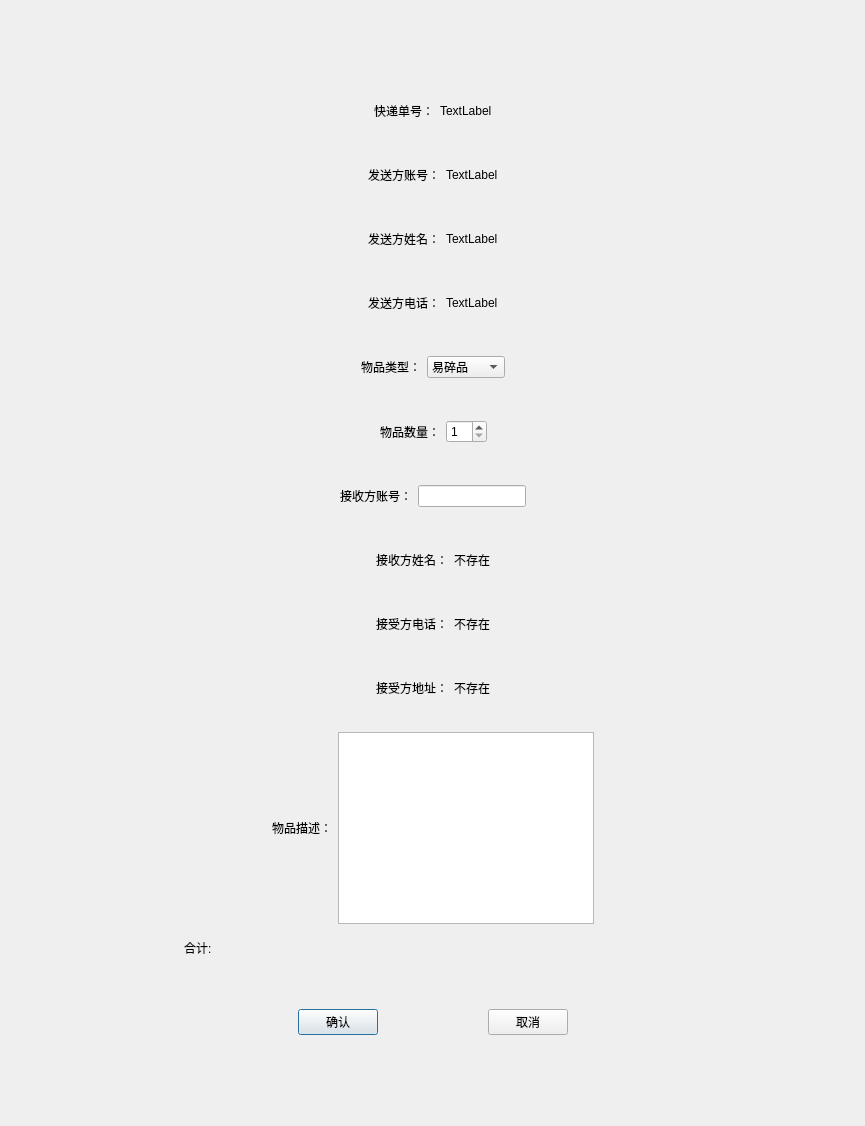
<?xml version="1.0" encoding="UTF-8"?>
<ui version="4.0">
 <class>SendPackageWindow</class>
 <widget class="QDialog" name="SendPackageWindow">
  <property name="geometry">
   <rect>
    <x>0</x>
    <y>0</y>
    <width>865</width>
    <height>1126</height>
   </rect>
  </property>
  <property name="windowTitle">
   <string>Dialog</string>
  </property>
  <layout class="QGridLayout" name="gridLayout_3">
   <item row="0" column="2">
    <spacer name="horizontalSpacer_17">
     <property name="orientation">
      <enum>Qt::Horizontal</enum>
     </property>
     <property name="sizeHint" stdset="0">
      <size>
       <width>85</width>
       <height>20</height>
      </size>
     </property>
    </spacer>
   </item>
   <item row="0" column="1">
    <widget class="QWidget" name="widget_7" native="true">
     <layout class="QVBoxLayout" name="verticalLayout_2">
      <item>
       <spacer name="verticalSpacer_4">
        <property name="orientation">
         <enum>Qt::Vertical</enum>
        </property>
        <property name="sizeHint" stdset="0">
         <size>
          <width>20</width>
          <height>40</height>
         </size>
        </property>
       </spacer>
      </item>
      <item>
       <widget class="QWidget" name="widget_3" native="true">
        <layout class="QVBoxLayout" name="verticalLayout">
         <item>
          <widget class="QWidget" name="widget_18" native="true">
           <layout class="QHBoxLayout" name="horizontalLayout_15">
            <item>
             <spacer name="horizontalSpacer_16">
              <property name="orientation">
               <enum>Qt::Horizontal</enum>
              </property>
              <property name="sizeHint" stdset="0">
               <size>
                <width>75</width>
                <height>40</height>
               </size>
              </property>
             </spacer>
            </item>
            <item>
             <widget class="QWidget" name="widget_19" native="true">
              <layout class="QHBoxLayout" name="horizontalLayout_16">
               <item>
                <widget class="QLabel" name="label_13">
                 <property name="sizePolicy">
                  <sizepolicy hsizetype="Fixed" vsizetype="Preferred">
                   <horstretch>0</horstretch>
                   <verstretch>0</verstretch>
                  </sizepolicy>
                 </property>
                 <property name="text">
                  <string>快递单号：</string>
                 </property>
                </widget>
               </item>
               <item>
                <widget class="QLabel" name="Index_label">
                 <property name="text">
                  <string>TextLabel</string>
                 </property>
                </widget>
               </item>
              </layout>
             </widget>
            </item>
            <item>
             <spacer name="horizontalSpacer_18">
              <property name="orientation">
               <enum>Qt::Horizontal</enum>
              </property>
              <property name="sizeHint" stdset="0">
               <size>
                <width>74</width>
                <height>40</height>
               </size>
              </property>
             </spacer>
            </item>
           </layout>
          </widget>
         </item>
         <item>
          <widget class="QWidget" name="widget_20" native="true">
           <layout class="QHBoxLayout" name="horizontalLayout_17">
            <item>
             <spacer name="horizontalSpacer_19">
              <property name="orientation">
               <enum>Qt::Horizontal</enum>
              </property>
              <property name="sizeHint" stdset="0">
               <size>
                <width>40</width>
                <height>40</height>
               </size>
              </property>
             </spacer>
            </item>
            <item>
             <widget class="QWidget" name="widget_21" native="true">
              <layout class="QHBoxLayout" name="horizontalLayout">
               <item>
                <widget class="QLabel" name="label_14">
                 <property name="sizePolicy">
                  <sizepolicy hsizetype="Fixed" vsizetype="Preferred">
                   <horstretch>0</horstretch>
                   <verstretch>0</verstretch>
                  </sizepolicy>
                 </property>
                 <property name="text">
                  <string>发送方账号：</string>
                 </property>
                </widget>
               </item>
               <item>
                <widget class="QLabel" name="SenderUsername_Label">
                 <property name="text">
                  <string>TextLabel</string>
                 </property>
                </widget>
               </item>
              </layout>
             </widget>
            </item>
            <item>
             <spacer name="horizontalSpacer_20">
              <property name="orientation">
               <enum>Qt::Horizontal</enum>
              </property>
              <property name="sizeHint" stdset="0">
               <size>
                <width>40</width>
                <height>40</height>
               </size>
              </property>
             </spacer>
            </item>
           </layout>
          </widget>
         </item>
         <item>
          <widget class="QWidget" name="widget_22" native="true">
           <layout class="QHBoxLayout" name="horizontalLayout_2">
            <item>
             <spacer name="horizontalSpacer_21">
              <property name="orientation">
               <enum>Qt::Horizontal</enum>
              </property>
              <property name="sizeHint" stdset="0">
               <size>
                <width>40</width>
                <height>40</height>
               </size>
              </property>
             </spacer>
            </item>
            <item>
             <widget class="QLabel" name="label_15">
              <property name="sizePolicy">
               <sizepolicy hsizetype="Fixed" vsizetype="Preferred">
                <horstretch>0</horstretch>
                <verstretch>0</verstretch>
               </sizepolicy>
              </property>
              <property name="text">
               <string>发送方姓名：</string>
              </property>
             </widget>
            </item>
            <item>
             <widget class="QLabel" name="SenderName_Label">
              <property name="text">
               <string>TextLabel</string>
              </property>
             </widget>
            </item>
            <item>
             <spacer name="horizontalSpacer_22">
              <property name="orientation">
               <enum>Qt::Horizontal</enum>
              </property>
              <property name="sizeHint" stdset="0">
               <size>
                <width>40</width>
                <height>40</height>
               </size>
              </property>
             </spacer>
            </item>
           </layout>
          </widget>
         </item>
         <item>
          <widget class="QWidget" name="widget_29" native="true">
           <layout class="QHBoxLayout" name="horizontalLayout_20">
            <item>
             <spacer name="horizontalSpacer_33">
              <property name="orientation">
               <enum>Qt::Horizontal</enum>
              </property>
              <property name="sizeHint" stdset="0">
               <size>
                <width>40</width>
                <height>40</height>
               </size>
              </property>
             </spacer>
            </item>
            <item>
             <widget class="QLabel" name="label_20">
              <property name="sizePolicy">
               <sizepolicy hsizetype="Fixed" vsizetype="Preferred">
                <horstretch>0</horstretch>
                <verstretch>0</verstretch>
               </sizepolicy>
              </property>
              <property name="text">
               <string>发送方电话：</string>
              </property>
             </widget>
            </item>
            <item>
             <widget class="QLabel" name="SenderPhoneNum_Label">
              <property name="text">
               <string>TextLabel</string>
              </property>
             </widget>
            </item>
            <item>
             <spacer name="horizontalSpacer_34">
              <property name="orientation">
               <enum>Qt::Horizontal</enum>
              </property>
              <property name="sizeHint" stdset="0">
               <size>
                <width>40</width>
                <height>40</height>
               </size>
              </property>
             </spacer>
            </item>
           </layout>
          </widget>
         </item>
         <item>
          <widget class="QWidget" name="widget_31" native="true">
           <layout class="QHBoxLayout" name="horizontalLayout_23">
            <item>
             <spacer name="horizontalSpacer_37">
              <property name="orientation">
               <enum>Qt::Horizontal</enum>
              </property>
              <property name="sizeHint" stdset="0">
               <size>
                <width>40</width>
                <height>40</height>
               </size>
              </property>
             </spacer>
            </item>
            <item>
             <widget class="QWidget" name="widget_32" native="true">
              <layout class="QHBoxLayout" name="horizontalLayout_25">
               <item>
                <widget class="QLabel" name="label_22">
                 <property name="text">
                  <string>物品类型：</string>
                 </property>
                </widget>
               </item>
               <item>
                <widget class="QComboBox" name="typeOfPkg">
                 <item>
                  <property name="text">
                   <string>易碎品</string>
                  </property>
                 </item>
                 <item>
                  <property name="text">
                   <string>图书</string>
                  </property>
                 </item>
                 <item>
                  <property name="text">
                   <string>普通物品</string>
                  </property>
                 </item>
                </widget>
               </item>
              </layout>
             </widget>
            </item>
            <item>
             <spacer name="horizontalSpacer_38">
              <property name="orientation">
               <enum>Qt::Horizontal</enum>
              </property>
              <property name="sizeHint" stdset="0">
               <size>
                <width>40</width>
                <height>40</height>
               </size>
              </property>
             </spacer>
            </item>
           </layout>
          </widget>
         </item>
         <item>
          <widget class="QWidget" name="widget_48" native="true">
           <layout class="QHBoxLayout" name="horizontalLayout_41">
            <item>
             <spacer name="horizontalSpacer_64">
              <property name="orientation">
               <enum>Qt::Horizontal</enum>
              </property>
              <property name="sizeHint" stdset="0">
               <size>
                <width>40</width>
                <height>40</height>
               </size>
              </property>
             </spacer>
            </item>
            <item>
             <widget class="QWidget" name="widget_51" native="true">
              <layout class="QHBoxLayout" name="horizontalLayout_42">
               <item>
                <widget class="QLabel" name="label_35">
                 <property name="text">
                  <string>物品数量：</string>
                 </property>
                </widget>
               </item>
               <item>
                <widget class="QDoubleSpinBox" name="numberOfPkg">
                 <property name="decimals">
                  <number>0</number>
                 </property>
                 <property name="minimum">
                  <double>1.000000000000000</double>
                 </property>
                 <property name="maximum">
                  <double>99.000000000000000</double>
                 </property>
                 <property name="singleStep">
                  <double>1.000000000000000</double>
                 </property>
                </widget>
               </item>
              </layout>
             </widget>
            </item>
            <item>
             <spacer name="horizontalSpacer_65">
              <property name="orientation">
               <enum>Qt::Horizontal</enum>
              </property>
              <property name="sizeHint" stdset="0">
               <size>
                <width>40</width>
                <height>40</height>
               </size>
              </property>
             </spacer>
            </item>
           </layout>
          </widget>
         </item>
         <item>
          <widget class="QWidget" name="widget_24" native="true">
           <layout class="QHBoxLayout" name="horizontalLayout_21">
            <item>
             <spacer name="horizontalSpacer_23">
              <property name="orientation">
               <enum>Qt::Horizontal</enum>
              </property>
              <property name="sizeHint" stdset="0">
               <size>
                <width>40</width>
                <height>40</height>
               </size>
              </property>
             </spacer>
            </item>
            <item>
             <widget class="QWidget" name="widget_25" native="true">
              <layout class="QHBoxLayout" name="horizontalLayout_22">
               <item>
                <widget class="QLabel" name="label_16">
                 <property name="text">
                  <string>接收方账号：</string>
                 </property>
                </widget>
               </item>
               <item>
                <widget class="QLineEdit" name="RecvUserName_Line"/>
               </item>
              </layout>
             </widget>
            </item>
            <item>
             <spacer name="horizontalSpacer_24">
              <property name="orientation">
               <enum>Qt::Horizontal</enum>
              </property>
              <property name="sizeHint" stdset="0">
               <size>
                <width>40</width>
                <height>40</height>
               </size>
              </property>
             </spacer>
            </item>
           </layout>
          </widget>
         </item>
         <item>
          <widget class="QWidget" name="widget_26" native="true">
           <layout class="QHBoxLayout" name="horizontalLayout_18">
            <item>
             <spacer name="horizontalSpacer_29">
              <property name="orientation">
               <enum>Qt::Horizontal</enum>
              </property>
              <property name="sizeHint" stdset="0">
               <size>
                <width>40</width>
                <height>40</height>
               </size>
              </property>
             </spacer>
            </item>
            <item>
             <widget class="QLabel" name="label_18">
              <property name="text">
               <string>接收方姓名：</string>
              </property>
             </widget>
            </item>
            <item>
             <widget class="QLabel" name="RecvName_Label">
              <property name="text">
               <string>不存在</string>
              </property>
             </widget>
            </item>
            <item>
             <spacer name="horizontalSpacer_30">
              <property name="orientation">
               <enum>Qt::Horizontal</enum>
              </property>
              <property name="sizeHint" stdset="0">
               <size>
                <width>40</width>
                <height>40</height>
               </size>
              </property>
             </spacer>
            </item>
           </layout>
          </widget>
         </item>
         <item>
          <widget class="QWidget" name="widget_27" native="true">
           <layout class="QHBoxLayout" name="horizontalLayout_19">
            <item>
             <spacer name="horizontalSpacer_31">
              <property name="orientation">
               <enum>Qt::Horizontal</enum>
              </property>
              <property name="sizeHint" stdset="0">
               <size>
                <width>40</width>
                <height>40</height>
               </size>
              </property>
             </spacer>
            </item>
            <item>
             <widget class="QLabel" name="label_19">
              <property name="text">
               <string>接受方电话：</string>
              </property>
             </widget>
            </item>
            <item>
             <widget class="QLabel" name="RecvPhoneNum_Label">
              <property name="text">
               <string>不存在</string>
              </property>
             </widget>
            </item>
            <item>
             <spacer name="horizontalSpacer_32">
              <property name="orientation">
               <enum>Qt::Horizontal</enum>
              </property>
              <property name="sizeHint" stdset="0">
               <size>
                <width>40</width>
                <height>40</height>
               </size>
              </property>
             </spacer>
            </item>
           </layout>
          </widget>
         </item>
         <item>
          <widget class="QWidget" name="widget_23" native="true">
           <layout class="QHBoxLayout" name="horizontalLayout_6">
            <item>
             <spacer name="horizontalSpacer_25">
              <property name="orientation">
               <enum>Qt::Horizontal</enum>
              </property>
              <property name="sizeHint" stdset="0">
               <size>
                <width>40</width>
                <height>40</height>
               </size>
              </property>
             </spacer>
            </item>
            <item>
             <widget class="QLabel" name="label_17">
              <property name="text">
               <string>接受方地址：</string>
              </property>
             </widget>
            </item>
            <item>
             <widget class="QLabel" name="RecvAddr_Label">
              <property name="text">
               <string>不存在</string>
              </property>
             </widget>
            </item>
            <item>
             <spacer name="horizontalSpacer_26">
              <property name="orientation">
               <enum>Qt::Horizontal</enum>
              </property>
              <property name="sizeHint" stdset="0">
               <size>
                <width>40</width>
                <height>40</height>
               </size>
              </property>
             </spacer>
            </item>
           </layout>
          </widget>
         </item>
         <item>
          <widget class="QWidget" name="widget_30" native="true">
           <layout class="QHBoxLayout" name="horizontalLayout_7">
            <item>
             <spacer name="horizontalSpacer_35">
              <property name="orientation">
               <enum>Qt::Horizontal</enum>
              </property>
              <property name="sizeHint" stdset="0">
               <size>
                <width>40</width>
                <height>40</height>
               </size>
              </property>
             </spacer>
            </item>
            <item>
             <widget class="QLabel" name="label_21">
              <property name="text">
               <string>物品描述：</string>
              </property>
             </widget>
            </item>
            <item>
             <widget class="QPlainTextEdit" name="remark_Edit"/>
            </item>
            <item>
             <spacer name="horizontalSpacer_36">
              <property name="orientation">
               <enum>Qt::Horizontal</enum>
              </property>
              <property name="sizeHint" stdset="0">
               <size>
                <width>40</width>
                <height>40</height>
               </size>
              </property>
             </spacer>
            </item>
           </layout>
          </widget>
         </item>
         <item>
          <widget class="QLabel" name="Input_Error_2">
           <property name="enabled">
            <bool>true</bool>
           </property>
           <property name="text">
            <string>合计:</string>
           </property>
          </widget>
         </item>
         <item>
          <widget class="QLabel" name="Price_Label">
           <property name="sizePolicy">
            <sizepolicy hsizetype="Preferred" vsizetype="Preferred">
             <horstretch>0</horstretch>
             <verstretch>20</verstretch>
            </sizepolicy>
           </property>
           <property name="font">
            <font>
             <pointsize>20</pointsize>
            </font>
           </property>
           <property name="frameShape">
            <enum>QFrame::NoFrame</enum>
           </property>
           <property name="frameShadow">
            <enum>QFrame::Plain</enum>
           </property>
           <property name="text">
            <string/>
           </property>
          </widget>
         </item>
         <item>
          <widget class="QWidget" name="widget_28" native="true">
           <layout class="QHBoxLayout" name="horizontalLayout_24">
            <item>
             <spacer name="horizontalSpacer_4">
              <property name="orientation">
               <enum>Qt::Horizontal</enum>
              </property>
              <property name="sizeHint" stdset="0">
               <size>
                <width>69</width>
                <height>20</height>
               </size>
              </property>
             </spacer>
            </item>
            <item>
             <widget class="QPushButton" name="btn_Confirm_2">
              <property name="text">
               <string>确认</string>
              </property>
             </widget>
            </item>
            <item>
             <spacer name="horizontalSpacer_5">
              <property name="orientation">
               <enum>Qt::Horizontal</enum>
              </property>
              <property name="sizeHint" stdset="0">
               <size>
                <width>68</width>
                <height>20</height>
               </size>
              </property>
             </spacer>
            </item>
            <item>
             <widget class="QPushButton" name="btn_Cancel_2">
              <property name="text">
               <string>取消</string>
              </property>
             </widget>
            </item>
            <item>
             <spacer name="horizontalSpacer_27">
              <property name="orientation">
               <enum>Qt::Horizontal</enum>
              </property>
              <property name="sizeHint" stdset="0">
               <size>
                <width>69</width>
                <height>20</height>
               </size>
              </property>
             </spacer>
            </item>
           </layout>
          </widget>
         </item>
        </layout>
       </widget>
      </item>
      <item>
       <spacer name="verticalSpacer_6">
        <property name="orientation">
         <enum>Qt::Vertical</enum>
        </property>
        <property name="sizeHint" stdset="0">
         <size>
          <width>516</width>
          <height>9</height>
         </size>
        </property>
       </spacer>
      </item>
     </layout>
    </widget>
   </item>
   <item row="0" column="0">
    <spacer name="horizontalSpacer_28">
     <property name="orientation">
      <enum>Qt::Horizontal</enum>
     </property>
     <property name="sizeHint" stdset="0">
      <size>
       <width>85</width>
       <height>20</height>
      </size>
     </property>
    </spacer>
   </item>
  </layout>
 </widget>
 <resources/>
 <connections/>
</ui>
